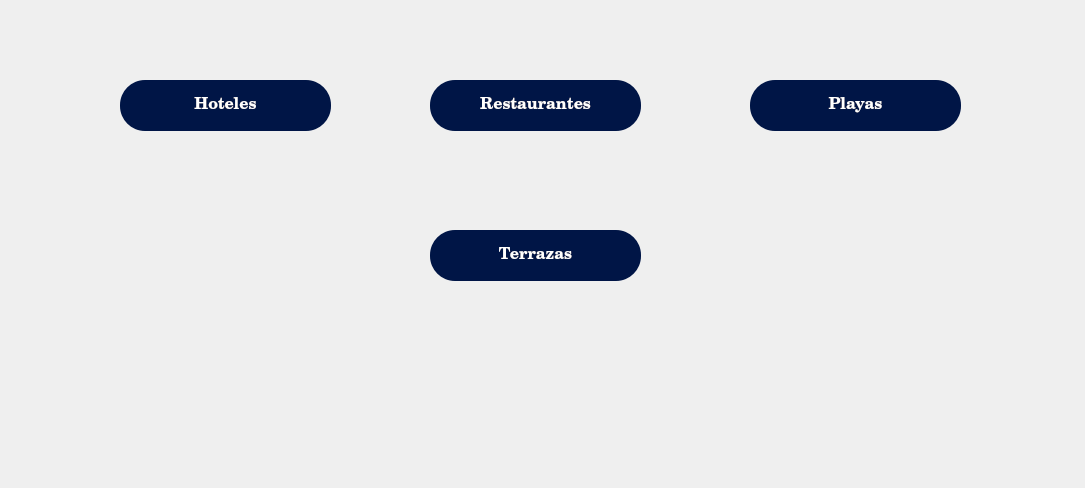
<?xml version="1.0" encoding="UTF-8"?>
<ui version="4.0">
 <class>Form</class>
 <widget class="QWidget" name="Form">
  <property name="geometry">
   <rect>
    <x>0</x>
    <y>0</y>
    <width>1085</width>
    <height>488</height>
   </rect>
  </property>
  <property name="windowTitle">
   <string>Form</string>
  </property>
  <widget class="QPushButton" name="btn_consultar">
   <property name="geometry">
    <rect>
     <x>430</x>
     <y>80</y>
     <width>211</width>
     <height>51</height>
    </rect>
   </property>
   <property name="font">
    <font>
     <family>Century Schoolbook L</family>
     <pointsize>12</pointsize>
     <weight>75</weight>
     <bold>true</bold>
    </font>
   </property>
   <property name="styleSheet">
    <string notr="true">QPushButton{
border-radius: 25px;
background-color: rgb(0, 21, 70);
color: rgb(255,255,255);

}</string>
   </property>
   <property name="text">
    <string>Restaurantes</string>
   </property>
  </widget>
  <widget class="QPushButton" name="btn_consultar_2">
   <property name="geometry">
    <rect>
     <x>120</x>
     <y>80</y>
     <width>211</width>
     <height>51</height>
    </rect>
   </property>
   <property name="font">
    <font>
     <family>Century Schoolbook L</family>
     <pointsize>12</pointsize>
     <weight>75</weight>
     <bold>true</bold>
    </font>
   </property>
   <property name="styleSheet">
    <string notr="true">QPushButton{
border-radius: 25px;
background-color: rgb(0, 21, 70);
color: rgb(255,255,255);

}</string>
   </property>
   <property name="text">
    <string>Hoteles</string>
   </property>
  </widget>
  <widget class="QPushButton" name="btn_consultar_3">
   <property name="geometry">
    <rect>
     <x>430</x>
     <y>230</y>
     <width>211</width>
     <height>51</height>
    </rect>
   </property>
   <property name="font">
    <font>
     <family>Century Schoolbook L</family>
     <pointsize>12</pointsize>
     <weight>75</weight>
     <bold>true</bold>
    </font>
   </property>
   <property name="styleSheet">
    <string notr="true">QPushButton{
border-radius: 25px;
background-color: rgb(0, 21, 70);
color: rgb(255,255,255);

}</string>
   </property>
   <property name="text">
    <string>Terrazas</string>
   </property>
  </widget>
  <widget class="QPushButton" name="btn_consultar_4">
   <property name="geometry">
    <rect>
     <x>750</x>
     <y>80</y>
     <width>211</width>
     <height>51</height>
    </rect>
   </property>
   <property name="font">
    <font>
     <family>Century Schoolbook L</family>
     <pointsize>12</pointsize>
     <weight>75</weight>
     <bold>true</bold>
    </font>
   </property>
   <property name="styleSheet">
    <string notr="true">QPushButton{
border-radius: 25px;
background-color: rgb(0, 21, 70);
color: rgb(255,255,255);

}</string>
   </property>
   <property name="text">
    <string>Playas</string>
   </property>
  </widget>
 </widget>
 <resources>
  <include location="../image.qrc"/>
 </resources>
 <connections/>
</ui>
